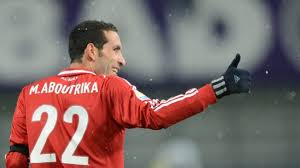
#> input picture treka.jpg, 300 x 168 px
$ python split.py
#> lines starting #> are read from the running program, lines starting #| are printed output that depends on the picture
import cv2
import numpy as np
img = cv2.imread('treka.jpg',1)
#> img is the input picture: shape (168, 300, 3); mean B, G, R 104.1, 106, 127.3
b,g,r = cv2.split(img)
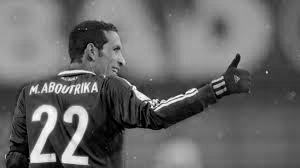
#> b: shape (168, 300); min 0, max 255, mean 104.1
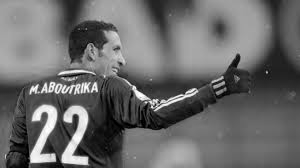
#> g: shape (168, 300); min 0, max 255, mean 106
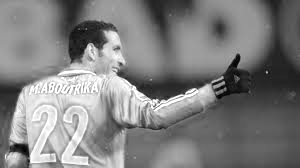
#> r: shape (168, 300); min 0, max 255, mean 127.3
cv2.imshow('image',img)
cv2.imshow('r',r)
cv2.imshow('g',g)
cv2.imshow('b',b)
i = cv2.merge((b,g,r))
cv2.imshow('i',i)
cv2.waitKey(0)
print(r)
#> (printed output is left out)
cv2.destroyAllWindows()
